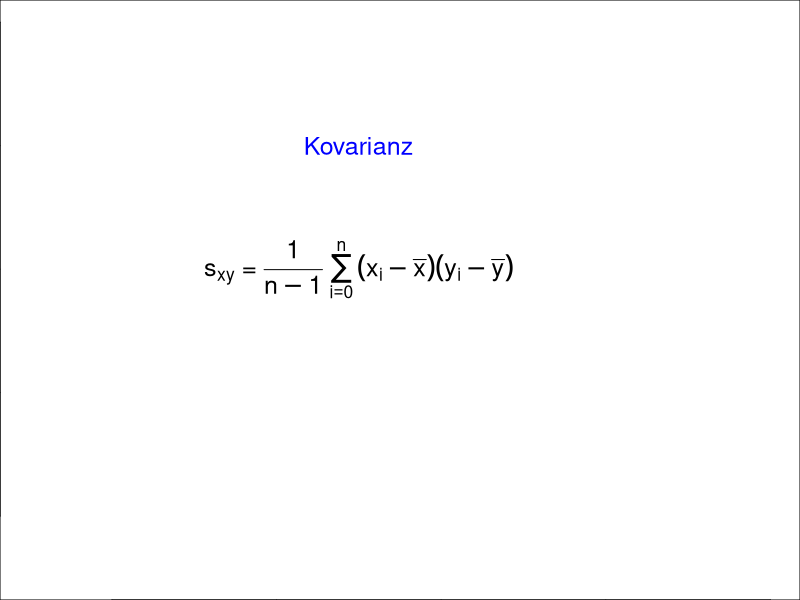

The R source for this figure:
# formula of covariance
opar <- par(no.readonly=TRUE) # save original parameters
par(mar=c(0,0,0,0)) # adjust margins to avoid text crop
plot(1:10,1:10,type="n")
text(5, 8, 
     "Kovarianz", 
     cex = 1.5, col = "blue")
text(5, 6, 
     expression(paste(s[xy], " = ", frac(1,n-1)~ sum((x[i]-bar(x))*(y[i]-bar(y)), i==0, n))), 
     cex = 1.5)
par(opar) # reestablish original setting
